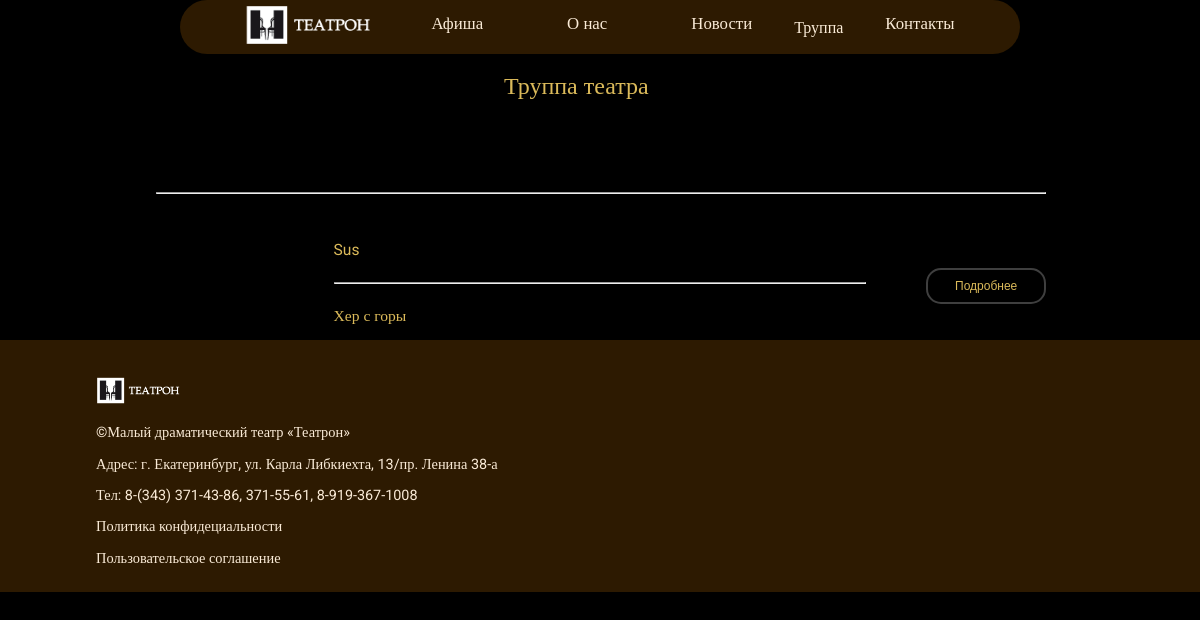
/труппа_театра, run on an earlier commit of the app's database.
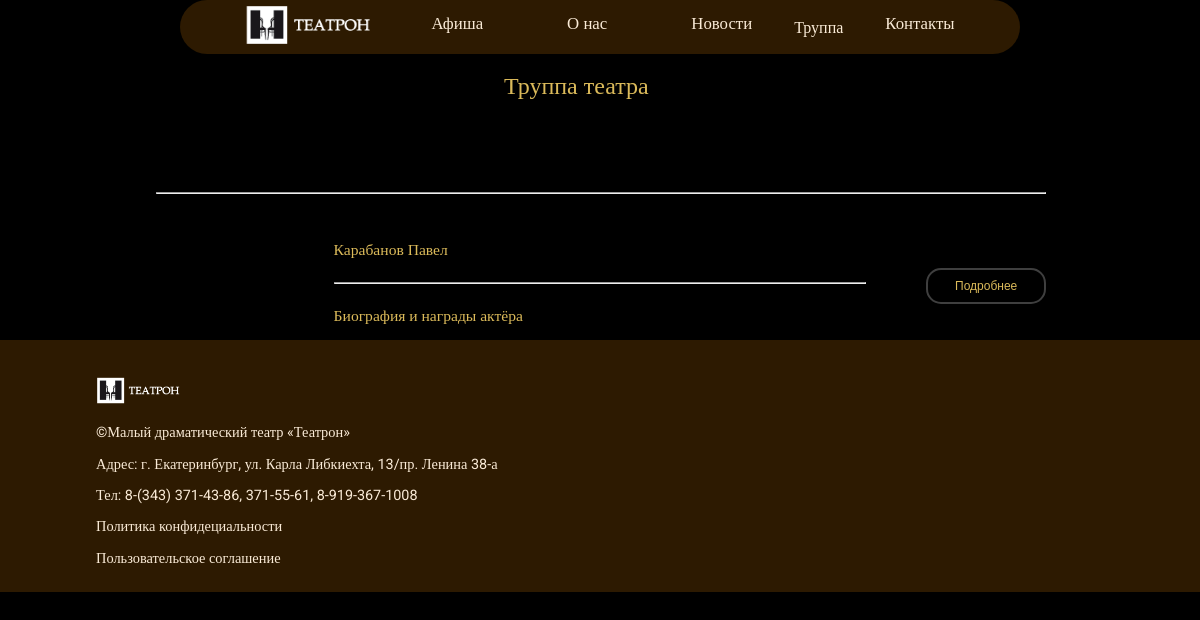
And on a later commit of the database.
### Main/models.py (models this page shows, shortened)
class Employee(models.Model):
    id = models.BigAutoField(primary_key=True)
    name = models.CharField("Имя сотрудника", max_length=150)
    photo = models.ImageField('Портрет', upload_to='images/', blank=True, null=True)
    biography = models.CharField("Биография", max_length=1000, null=True)
    gradues = models.CharField("Награды", max_length=1000)
    class Meta:
        verbose_name = "Сотрудник"
        verbose_name_plural = "Сотрудники"

### Main/views.py (called while the page is built)
def theatre_troupe(request):
    plays = Plays.objects.order_by('-date')
    news = News.objects.all()
    employee = Employee.objects.order_by('name')
    return render(request, 'main/theatre_troup.html', {'plays': plays, 'news': news, 'employee': employee})

### Main/templates/main/theatre_troup.html (shortened to what this page needs)
{% load static %}
<!DOCTYPE html>
<html lang="ru">
<head>
  <link rel="stylesheet" href="{% static 'main/css/header.css' %}">
  <link rel="stylesheet" href="{% static 'main/css/труппа.css' %}">
  <link rel="stylesheet" href="{% static 'main/css/footer.css' %}">
</head>
<body>
  <header>
    <nav>
      <div class = "header">
        <div>
          <a href="{% url 'index' %}">
            <img class = "theatron-logo" src="{% static 'main/img/logo 1.png' %}" >
          </a>
        </div>
        <div class = "poster">
          <a href="{% url 'affiche' %}">Афиша</a>
        </div>
        <div class = "info">
          <a href="{% url 'about' %}">О нас</a>
        </div>
        <div class = "news">
          <a href="">Новости</a>
        </div>
        <div class = "troupe">
          <a href="{% url 'theatre_troupe' %}">Труппа</a>
        </div>
        <div class = "contacts">
          <a href="">Контакты</a>
        </div>
      </div>
    </nav>
  </header>
  <main>
    <p class = "main-h1">
      Труппа театра
    </p>
    <div class = "staff-div">
      {% if employee %}
      {% for el in employee %}<hr style = "width: 100%;">
      <div class = "personal-info">
        <div class = image-staff-div>
        </div>
        <div class = "name-info-staff">
          <p class = "name-staff">
            {{ el.name }}
          </p>
          <br>
          <hr>
          <p class = "info-staff">
            {{ el.gradues }}
          </p>
        </div>
        <div class = "button-div">
          <button class = "button">
            Подробнее
          </button>
        </div>
      </div>{% endfor %}
    {% else %}
      <h3> Здесь будут ваши Сотрудники </h3>
    {% endif %}
    </div>
  </main>
  <footer>
    <div class = "footer">
      <div class = "footer-name">
        <img class = "photo-footer" src="{% static 'main/img/logo 1.png' %}">
        <p>&copy;Малый драматический театр &#171;Театрон&#187;</p>
        <p> Адрес: г. Екатеринбург, ул. Карла Либкиехта, 13/пр. Ленина 38-а</p>
        <p>Тел: 8-(343) 371-43-86, 371-55-61, 8-919-367-1008</p>
        <p> Политика конфидециальности</p>
        <p>Пользовательское соглашение</p>
      </div>
    </div>
  </footer>
</body>
</html>

What changed in the data, as far as the page shows it:
removed Employee: name "Sus", gradues "Хер с горы"
added Employee: name "Карабанов Павел", gradues "Биография и награды актёра"
